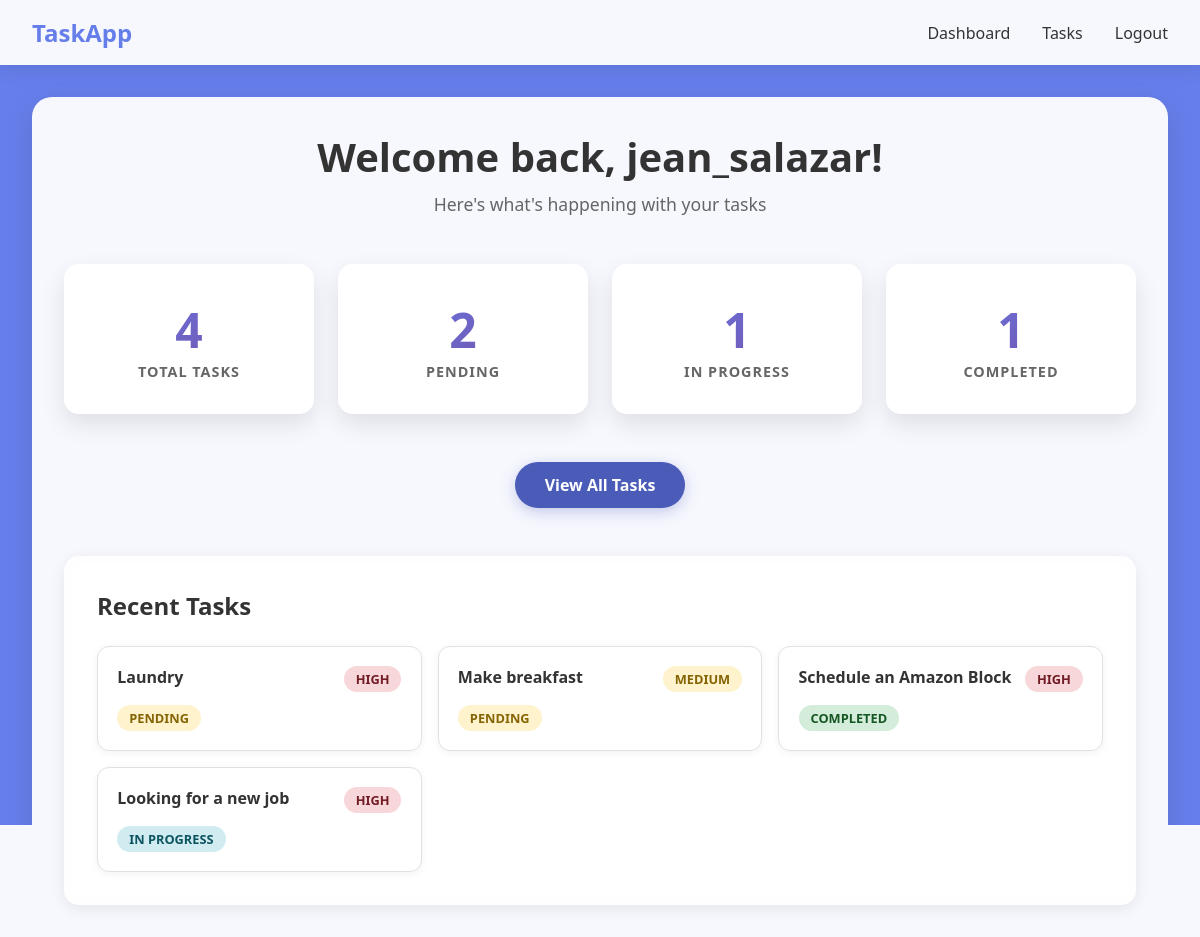
The app's page /dashboard/ (signed in), older data.
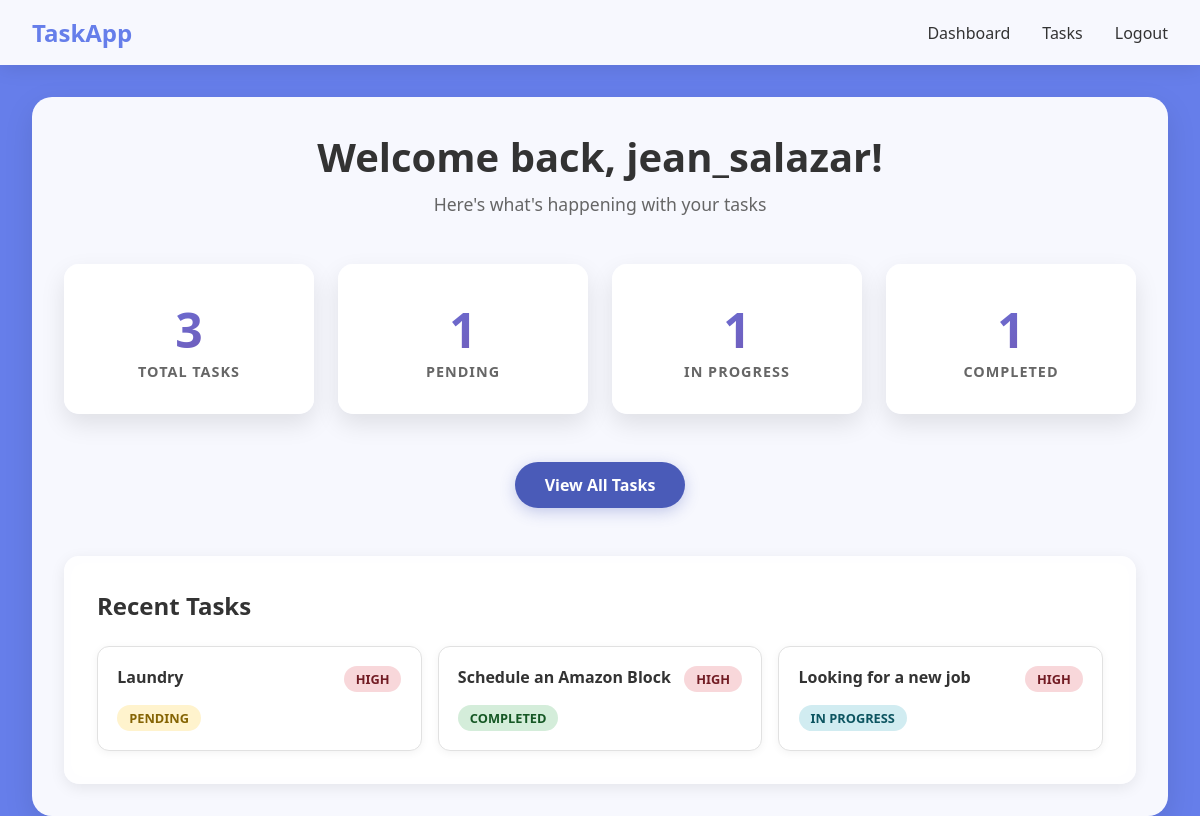
The same page, newer data.
### tasks/models.py (models this page shows, shortened)
class Task(models.Model):
    class Priority(models.TextChoices):
        HIGH = 'high', 'High'
        MEDIUM = 'medium', 'Medium'
        LOW = 'low', 'Low'
    class Status(models.TextChoices):
        COMPLETED = 'completed', 'Completed'
        IN_PROGRESS = 'in_progress', 'In Progress'
        PENDING = 'pending', 'Pending'
    title = models.CharField(max_length=200)
    description = models.TextField(null=True, blank=True)
    created_at = models.DateTimeField(auto_now_add=True)
    updated_at = models.DateTimeField(auto_now=True)
    priority = models.CharField(max_length=10, choices=Priority.choices, default=Priority.LOW)
    status = models.CharField(max_length=20, choices=Status.choices, default=Status.PENDING)
    user = models.ForeignKey(User, on_delete=models.CASCADE)

### tasks/views.py (the view)
# urls.py: path('dashboard/', views.dashboard, name='dashboard'),
def dashboard(request):
    if request.user.is_authenticated:
        stats = Task.objects.filter(user=request.user).aggregate(
            total=Count('id'),
            pending=Count('id', filter=Q(status='pending')),
            in_progress=Count('id', filter=Q(status='in_progress')),
            completed=Count('id', filter=Q(status='completed'))
        )
        recent_tasks = Task.objects.filter(user=request.user).order_by('-created_at')[:5]
        return render(request, 'dashboard.html', {
            'total_tasks': stats['total'],
            'pending_tasks': stats['pending'],
            'in_progress_tasks': stats['in_progress'],
            'completed_tasks': stats['completed'],
            'recent_tasks': recent_tasks,
        })
    return render(request, 'dashboard.html')

### tasks/templates/dashboard.html
{% extends 'base.html' %}
{% block content %}
    <div class="main-content">
        <div class="dashboard-container">
            <div class="dashboard-header">
                <h1>Welcome back, {{ user.username }}!</h1>
                <p>Here's what's happening with your tasks</p>
            </div>
            <div class="dashboard-stats">
                <div class="stat-card">
                    <div class="stat-number">{{ total_tasks }}</div>
                    <div class="stat-label">Total Tasks</div>
                </div>
                <div class="stat-card">
                    <div class="stat-number">{{ pending_tasks }}</div>
                    <div class="stat-label">Pending</div>
                </div>
                <div class="stat-card">
                    <div class="stat-number">{{ in_progress_tasks }}</div>
                    <div class="stat-label">In Progress</div>
                </div>
                <div class="stat-card">
                    <div class="stat-number">{{ completed_tasks }}</div>
                    <div class="stat-label">Completed</div>
                </div>
            </div>
            <div class="dashboard-actions">
                <a href="{% url 'tasks' %}" class="btn btn-primary">View All Tasks</a>
            </div>
            <div class="recent-tasks">
                <h3>Recent Tasks</h3>
                {% if recent_tasks %}
                    <div class="task-list">
                        {% for task in recent_tasks %}
                            <div class="task-item">
                                <div class="task-item-header">
                                    <h4>{{ task.title }}</h4>
                                    <span class="task-priority priority-{{ task.priority }}">{{ task.get_priority_display }}</span>
                                </div>
                                <div class="task-status status-{{ task.status }}">{{ task.get_status_display }}</div>
                            </div>
                        {% endfor %}
                    </div>
                {% else %}
                    <p class="no-tasks">No tasks yet. <a href="{% url 'tasks' %}">Create your first task!</a></p>
                {% endif %}
            </div>
        </div>
    </div>
{% endblock %}

Row changes from the older to the newer data that the page shows:
removed Task: title "Make breakfast", priority "MEDIUM", status "PENDING"
Text that changed along with them:
{{ total_tasks }}: "4" → "3"
{{ pending_tasks }}: "2" → "1"
